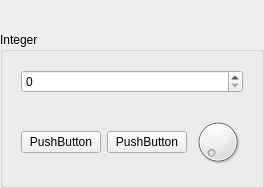
<?xml version="1.0" encoding="UTF-8"?>
<ui version="4.0">
 <class>wdgt_frameless</class>
 <widget class="QWidget" name="wdgt_frameless">
  <property name="geometry">
   <rect>
    <x>0</x>
    <y>0</y>
    <width>252</width>
    <height>179</height>
   </rect>
  </property>
  <property name="windowTitle">
   <string>Form</string>
  </property>
  <property name="windowOpacity">
   <double>1.000000000000000</double>
  </property>
  <property name="styleSheet">
   <string notr="true"/>
  </property>
  <layout class="QVBoxLayout" name="verticalLayout">
   <property name="spacing">
    <number>0</number>
   </property>
   <property name="margin">
    <number>0</number>
   </property>
   <item>
    <widget class="QWidget" name="wdgt_header" native="true">
     <property name="sizePolicy">
      <sizepolicy hsizetype="Preferred" vsizetype="Fixed">
       <horstretch>0</horstretch>
       <verstretch>0</verstretch>
      </sizepolicy>
     </property>
     <property name="minimumSize">
      <size>
       <width>0</width>
       <height>32</height>
      </size>
     </property>
     <layout class="QVBoxLayout" name="lyt_header"/>
    </widget>
   </item>
   <item>
    <widget class="QGroupBox" name="grpbx_integer">
     <property name="title">
      <string>Integer</string>
     </property>
     <layout class="QVBoxLayout" name="verticalLayout_2">
      <item>
       <widget class="QWidget" name="wdgt_spinbox_integer" native="true">
        <layout class="QHBoxLayout" name="horizontalLayout">
         <item>
          <widget class="QSpinBox" name="spnbx_integer"/>
         </item>
        </layout>
       </widget>
      </item>
      <item>
       <widget class="QWidget" name="wdgt_buttons" native="true">
        <layout class="QHBoxLayout" name="horizontalLayout_2">
         <item>
          <widget class="QPushButton" name="btn_function_one">
           <property name="text">
            <string>PushButton</string>
           </property>
          </widget>
         </item>
         <item>
          <widget class="QPushButton" name="btn_function_two">
           <property name="text">
            <string>PushButton</string>
           </property>
          </widget>
         </item>
         <item>
          <widget class="QDial" name="dial"/>
         </item>
        </layout>
       </widget>
      </item>
     </layout>
    </widget>
   </item>
  </layout>
 </widget>
 <resources/>
 <connections/>
</ui>
